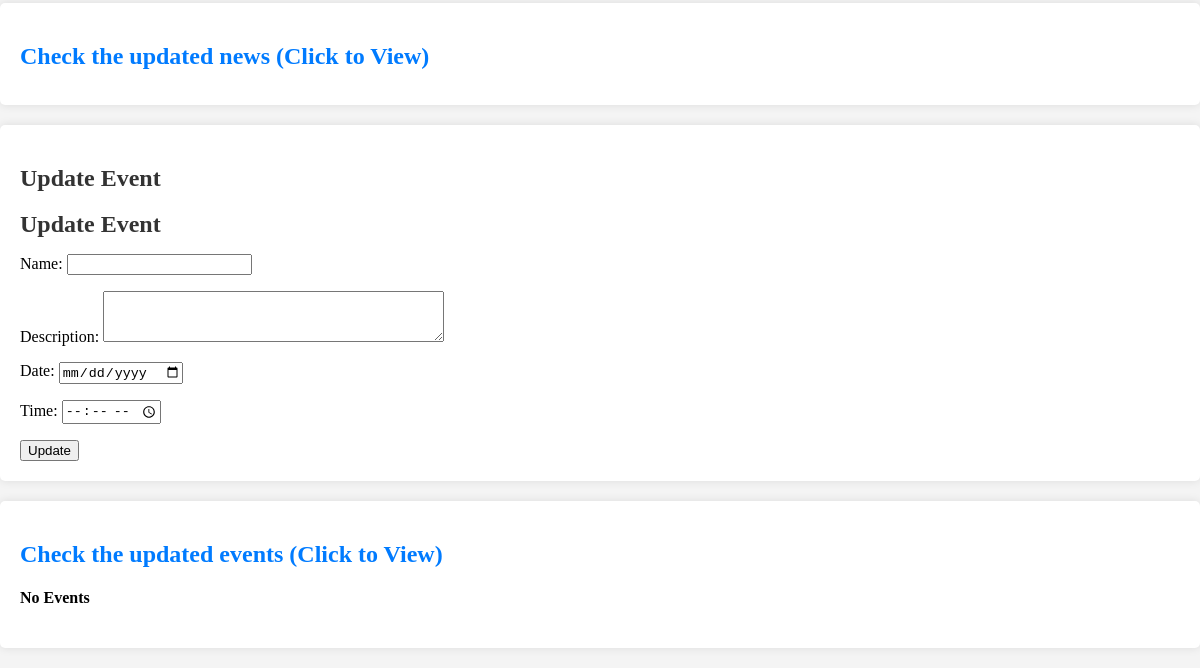
The page /admin-dashboard/ (signed in, lower part) on the database as committed earlier.
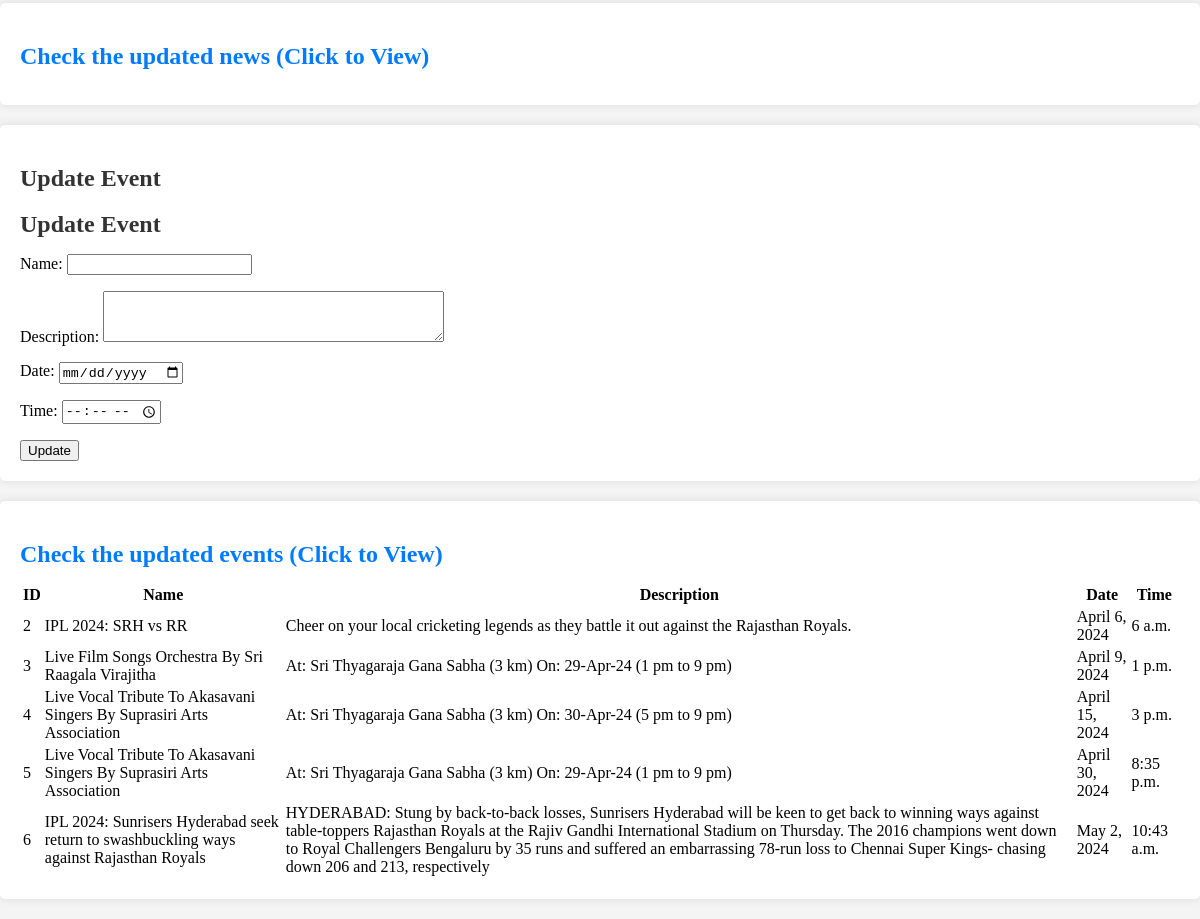
The same page on the database as committed later.
### app/models.py (models this page shows, shortened)
class Event(models.Model):
    name = models.CharField(max_length=100)
    description = models.TextField()
    date = models.DateField()
    time = models.TimeField()

### app/views.py (the view)
# urls.py: path('admin-dashboard/', views.admin_dashboard, name='admin_dashboard'),
@login_required(login_url='/admin/login/')
@staff_member_required
def admin_dashboard(request):
    if request.method == 'POST':
        fm = newsupdate(request.POST)
        fms = EventUpdate(request.POST)
        if fm.is_valid():
            fm.save()
            return redirect('admin_dashboard')
        if fms.is_valid():
            fms.save()
            return redirect('admin_dashboard')  # Redirect to the admin dashboard page after successful update
    else:
        fm = newsupdate()
        fms = EventUpdate()
    health_subsidies = HealthSubsidy.objects.all()
    waste_applications = WasteManagementApplication.objects.all()
    temporary_support_applications = TemporarySupportApplication.objects.all()
    low_income_support_applications = LowIncomeSupportApplication.objects.all()
    crime_reports = CrimeReport.objects.all()
    locality_tax_payments = LocalityTaxPayment.objects.all()
    child_care_support_applications = ChildCareSupport.objects.all()
    pension_support_applications = PensionSupport.objects.all()
    news_articles = News.objects.all()
    stud = News.objects.all()
    studs = Event.objects.all()  # Retrieve all events
    return render(request, 'app/admin_dasboard.html', {
        'health_subsidies': health_subsidies,
        'waste_applications': waste_applications,
        'temporary_support_applications': temporary_support_applications,
        'low_income_support_applications': low_income_support_applications,
        'crime_reports': crime_reports,
        'locality_tax_payments': locality_tax_payments,
        'child_care_support_applications': child_care_support_applications,
        'pension_support_applications': pension_support_applications,
        'news_articles': news_articles,  # Pass news articles to the template
        'form_news': fm,
        'form_event': fms,  # Pass the form instance to the template
        'stu': stud,
        'studs': studs
    })

### app/forms.py
class newsupdate(forms.ModelForm):
    class Meta:
        model=News
        fields=['title','content',]
        widgets={'title':forms.TextInput(attrs={'class':'form-control'}),
                 'content':forms.TextInput(attrs={'class':'form-control'})}

class EventUpdate(forms.ModelForm):
    class Meta:
        model = Event
        fields = ['name', 'description', 'date', 'time']
        widgets = {
            'name': forms.TextInput(attrs={'class': 'form-control'}),
            'description': forms.Textarea(attrs={'class': 'form-control', 'rows': 3}),
            'date': forms.DateInput(attrs={'class': 'form-control', 'type': 'date'}),
            'time': forms.TimeInput(attrs={'class': 'form-control', 'type': 'time'}),
        }

### app/templates/app/admin_dasboard.html (shortened to what this page needs)
<!DOCTYPE html>
<html lang="en">
<head>
</head>
<body>
<div class="container">
    <div class="col-sm-8">
        <h2 class="toggle-button" onclick="toggleNews()">Check the updated news (Click to View)</h2>
    </div>
</div>
<div class="container">
    <h2>Update Event</h2>
    <form method="POST">
        <h2>Update Event</h2>
        {{ form_event.as_p }}
        <button type="submit" class="btn btn-primary">Update</button>
    </form>
</div>
<div class="container">
    <div class="col-sm-8">
        <h2 class="toggle-button" onclick="toggleEvents()">Check the updated events (Click to View)</h2>
        <div class="event-section" id="event-section">
            {% if studs %}
                <table class="table table-hover">
                    <thead>
                        <tr>
                            <th scope="col">ID</th>
                            <th scope="col">Name</th>
                            <th scope="col">Description</th>
                            <th scope="col">Date</th>
                            <th scope="col">Time</th>
                        </tr>
                    </thead>
                    <tbody>
                        {% for event in studs %}
                            <tr>
                                <td>{{ event.id }}</td>
                                <td>{{ event.name }}</td>
                                <td>{{ event.description }}</td>
                                <td>{{ event.date }}</td>
                                <td>{{ event.time }}</td>
                            </tr>
                        {% endfor %}
                    </tbody>
                </table>
            {% else %}
                <h4 class="text-center alert alert-warning">No Events</h4>
            {% endif %}
        </div>
    </div>
</div>
</body>
</html>

### app/templates/app/admin_dasboard.html (style rules this page uses)
body { font-family: 'Lora', serif; margin: 0; padding: 0; background-color: #f4f4f4; }
.container { max-width: 1200px; margin: 20px auto; padding: 20px; background-color: #fff; border-radius: 5px; box-shadow: 0 0 10px rgba(0, 0, 0, 0.1); }
h2 { margin-bottom: 15px; color: #333; }
.toggle-button { cursor: pointer; color: #007bff; }

Rows that differ between the two databases and show on the page:
added Event: id "2", name "IPL 2024: SRH vs RR", description "Cheer on your local cricketing legends as they battle it out against the Rajasthan Royals.", date "April 6, 2024", time "6 a.m."
added Event: id "3", name "Live Film Songs Orchestra By Sri Raagala Virajitha", description "At: Sri Thyagaraja Gana Sabha (3 km) On: 29-Apr-24 (1 pm to 9 pm)", date "April 9, 2024", time "1 p.m."
added Event: id "4", name "Live Vocal Tribute To Akasavani Singers By Suprasiri Arts Association", description "At: Sri Thyagaraja Gana Sabha (3 km) On: 30-Apr-24 (5 pm to 9 pm)", date "April 15, 2024", time "3 p.m."
added Event: id "5", name "Live Vocal Tribute To Akasavani Singers By Suprasiri Arts Association", description "At: Sri Thyagaraja Gana Sabha (3 km) On: 29-Apr-24 (1 pm to 9 pm)", date "April 30, 2024", time "8:35 p.m."
added Event: id "6", name "IPL 2024: Sunrisers Hyderabad seek return to swashbuckling ways against Rajasthan Royals", description "HYDERABAD: Stung by back-to-back losses, Sunrisers Hyderabad will be keen to get back to winning ways against table-toppers Rajasthan Royals at the Rajiv Gandhi International Stadium on Thursday. The 2016 champions went down to Royal Challengers Bengaluru by 35 runs and suffered an embarrassing 78-run loss to Chennai Super Kings- chasing down 206 and 213, respectively", date "May 2, 2024", time "10:43 a.m."
Other text that changed with them:
text no longer shown: "No Events"
text now shown: "ID Name Description Date Time"
